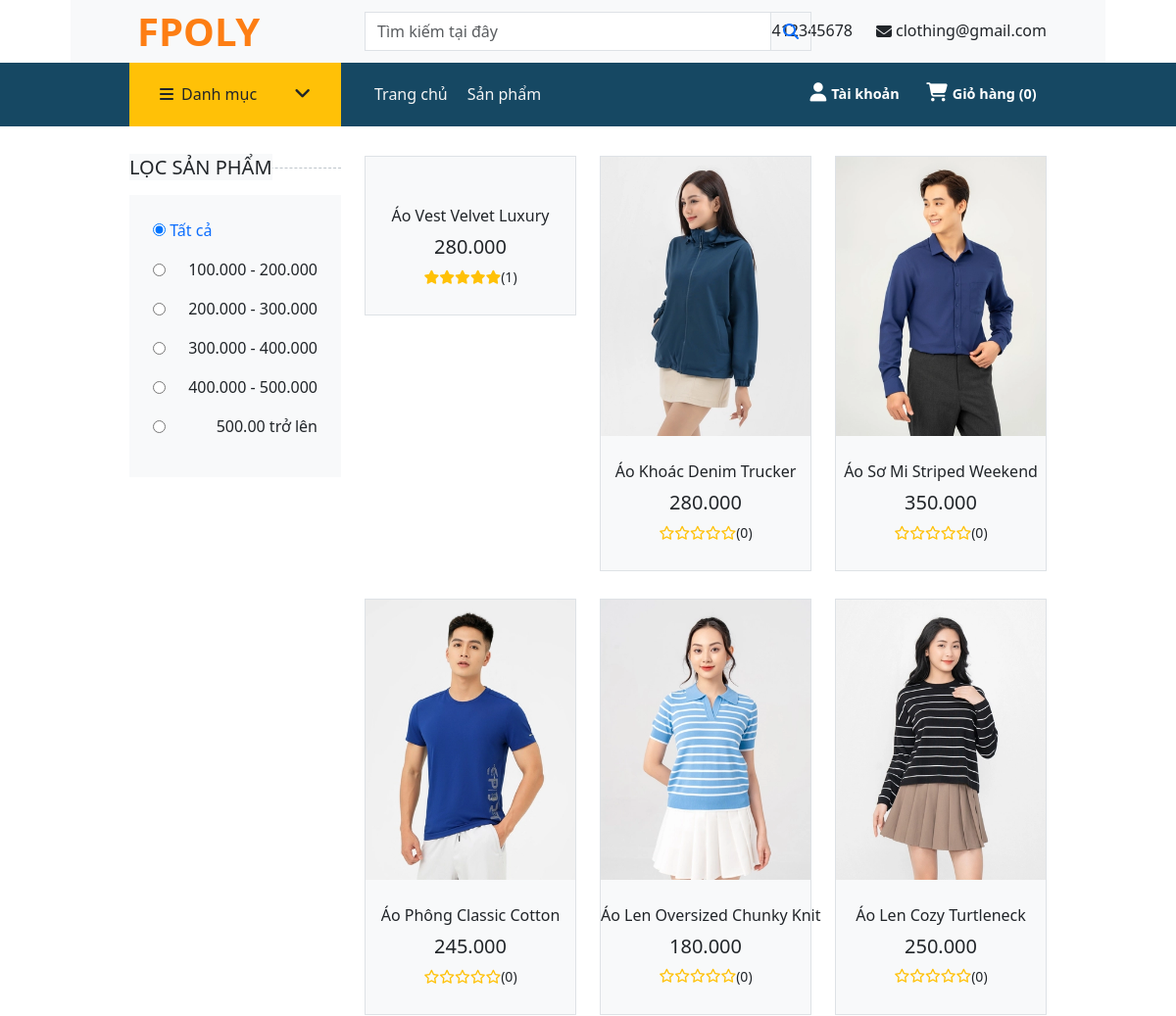
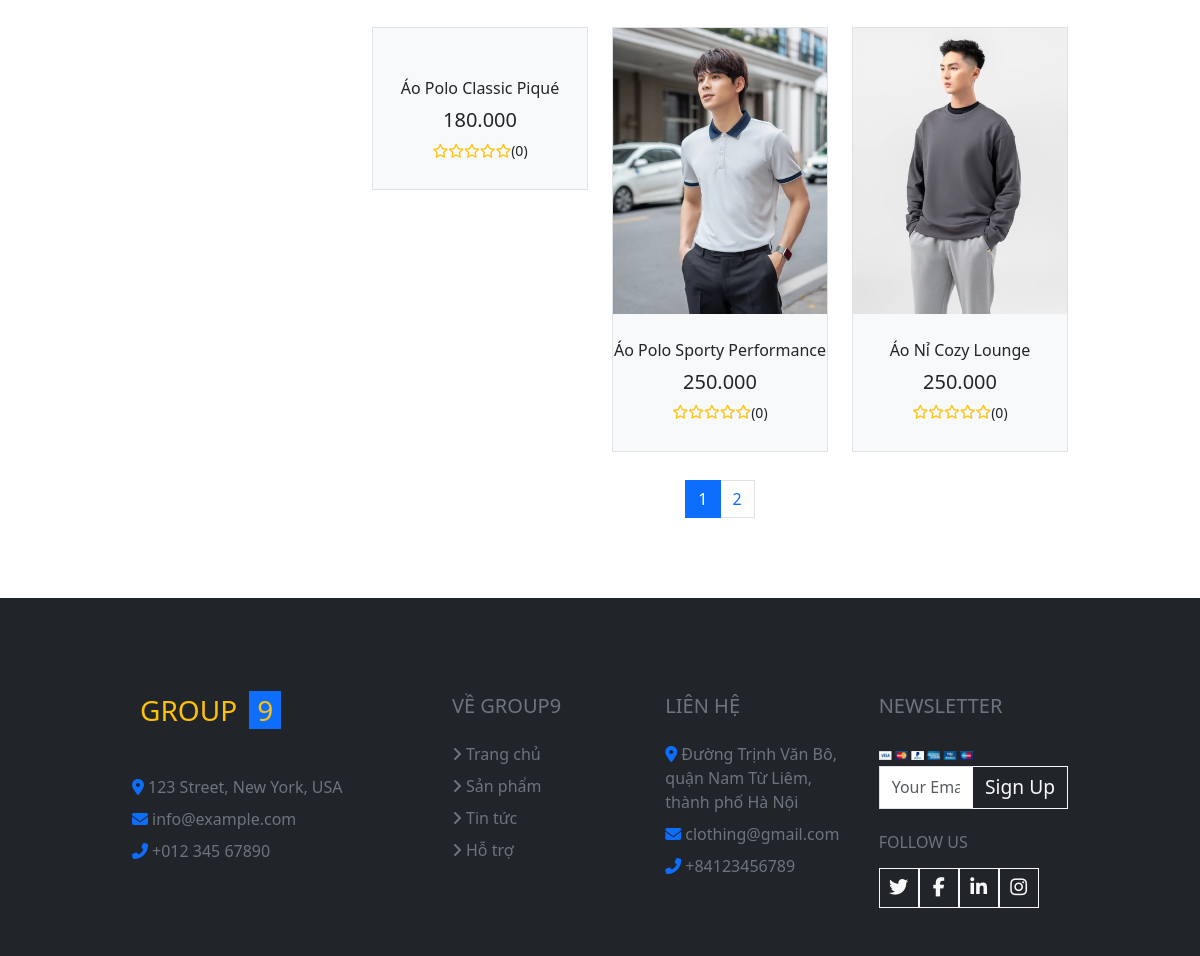
The page /index.php?act=product&page=1 on the database its author committed (2 pictures, top to bottom).
### tables this page shows
CREATE TABLE `products` (
  `product_id` int(11) NOT NULL,
  `product_name` varchar(100) NOT NULL,
  `product_code` varchar(50) NOT NULL,
  `product_image` varchar(100) NOT NULL,
  `price` int(11) NOT NULL,
  `description` text NOT NULL,
  `view` int(11) NOT NULL DEFAULT 0,
  `product_role` int(1) NOT NULL DEFAULT 0,
  `category_id` int(11) NOT NULL
);

### model/pdo.php (called while the page is built, shortened)
<?php
function pdo_get_connection(){
    $servername = "localhost";
    $username = "root";
    $password = "";
    try {
        $conn = new PDO("mysql:host=$servername;dbname=nhom9_duan1", $username, $password);
        $conn->setAttribute(PDO::ATTR_ERRMODE, PDO::ERRMODE_EXCEPTION);
        return $conn;
    } catch(PDOException $e) {
        echo "Connection failed: " . $e->getMessage();
    }
}
function pdo_query($sql){
    $sql_args=array_slice(func_get_args(),1);
    try{
        $conn=pdo_get_connection();
        $stmt=$conn->prepare($sql);
        $stmt->execute($sql_args);
        $rows=$stmt->fetchAll();
        return $rows;
    }
    catch(PDOException $e){
        throw $e;
    }
    finally{
        unset($conn);
    }
}
function pdo_query_one($sql){
    $sql_args=array_slice(func_get_args(),1);
    try{
        $conn=pdo_get_connection();
        $stmt=$conn->prepare($sql);
        $stmt->execute($sql_args);
        $row=$stmt->fetch(PDO::FETCH_ASSOC);
        return $row;
    }
    catch(PDOException $e){
        throw $e;
    }
    finally{
        unset($conn);
    }
}
?>

### model/product.php (called while the page is built, shortened)
<?php
function listProduct($category_id = 0, $keyword = "", $trang = 0)
{
    $sql = "SELECT * FROM products
    Left join categories ON categories.category_id = products.category_id
    LEFT JOIN variants ON variants.product_code = products.product_code
    WHERE products.product_role = 0 AND variants.quantity_variants > 0";
    $sql .= " GROUP BY products.product_code ORDER BY product_id DESC limit " . 0 + 9 * $trang . "," . 9 + 9 * $trang;
    return pdo_query($sql);
}
function countproduct()
{
    $sql = "SELECT COUNT(*) / 9 as `page` FROM products ";
    return pdo_query_one($sql);
}

### model/comment.php (called while the page is built, shortened)
<?php
function select_avg_rate($product_id){
    $sql = "SELECT AVG(comments.star) as avg_star, COUNT(comments.star) as total_star
    FROM comments
    WHERE product_id = '$product_id' AND star > 0
    GROUP BY product_id";
    return pdo_query_one($sql);
}

### global.php (called while the page is built)
<?php
$dirt = 'image/';
$url = "$_SERVER[REQUEST_URI]";

### view/product.php (the view, shortened to what this page needs)
<div class="container-fluid">
    <div class="row px-xl-5">
        <div class="col-lg-3 col-md-4">
            <h5 class="section-title position-relative text-uppercase mb-3"><span class="bg-light pr-3 text-center">Lọc sản phẩm</span></h5>
            <div class="bg-light p-4 mb-30">
                <form>
                    <div class="custom-control custom-checkbox d-flex align-items-center justify-content-between mb-3">
                        <a href="index.php?act=product&page=1" >
                            <input type="radio" class="custom-control-input" id="price-0" value="0" name="price" checked>
                            <label class="custom-control-label" for="price-0">Tất cả</label>
                        </a>
                    </div>
                    <div class="custom-control custom-checkbox d-flex align-items-center justify-content-between mb-3">
                        <input type="radio" class="custom-control-input" id="price-1" value="1" onclick="chon_btn_gia(1)" name="price">
                        <label class="custom-control-label" for="price-1" onclick="chon_btn_gia(1)">100.000 - 200.000</label>
                    </div>
                    <div class="custom-control custom-checkbox d-flex align-items-center justify-content-between mb-3">
                        <input type="radio" class="custom-control-input" id="price-2" value="2" onclick="chon_btn_gia(2)" name="price">
                        <label class="custom-control-label" for="price-2" onclick="chon_btn_gia(2)">200.000 - 300.000</label>
                    </div>
                    <div class="custom-control custom-checkbox d-flex align-items-center justify-content-between mb-3">
                        <input type="radio" class="custom-control-input" id="price-3" value="3" onclick="chon_btn_gia(3)" name="price">
                        <label class="custom-control-label" for="price-3" onclick="chon_btn_gia(3)">300.000 - 400.000</label>
                    </div>
                    <div class="custom-control custom-checkbox d-flex align-items-center justify-content-between mb-3">
                        <input type="radio" class="custom-control-input" id="price-4" value="4" onclick="chon_btn_gia(4)" name="price">
                        <label class="custom-control-label" for="price-4" onclick="chon_btn_gia(4)">400.000 - 500.000</label>
                    </div>
                    <div class="custom-control custom-checkbox d-flex align-items-center justify-content-between mb-3">
                        <input type="radio" class="custom-control-input" id="price-5" value="5" onclick="chon_btn_gia(5)" name="price">
                        <label class="custom-control-label" for="price-5" onclick="chon_btn_gia(5)">500.00 trở lên</label>
                    </div>
                </form>
            </div>
        </div>
        <div class="col-lg-9 col-md-8 listproduct">
            <div class="row pb-3">
                <?php foreach ($listProduct as $product) {
                    extract($product);
                    $rate = select_avg_rate($product_id);
                    if (!empty($rate['avg_star']) && !empty($rate['total_star'])) {
                        $avg_star = $rate['avg_star'];
                        $total_star = $rate['total_star'];
                    } else {
                        $avg_star = 0;
                        $total_star = 0;
                    }
                ?>
                    <div class="col-lg-4 col-md-6 col-sm-6 pb-1">
                        <div class="product-item bg-light mb-4 border">
                            <div class="product-img position-relative overflow-hidden">
                                <img class="img-fluid w-100" src="<?= $dirt . $product_image ?>" alt="">
                                <div class="product-action">
                                </div>
                            </div>
                            <div class="text-center py-4">
                                <a class="h6 text-decoration-none text-truncate" href="index.php?act=detailProduct&product_id=<?= $product_id ?>&product_code=<?= $product_code ?>"><?= $product_name ?></a>
                                <div class="d-flex align-items-center justify-content-center mt-2">
                                    <h5><?= number_format($price, 0, ',', '.'); ?></h5>
                                </div>
                                <div class="d-flex align-items-center justify-content-center mb-1">
                                    <?php if ($avg_star < 1) { ?>
                                        <small class="far fa-star text-warning mr-1"></small>
                                        <small class="far fa-star text-warning mr-1"></small>
                                        <small class="far fa-star text-warning mr-1"></small>
                                        <small class="far fa-star text-warning mr-1"></small>
                                        <small class="far fa-star text-warning mr-1"></small>
                                    <?php } else { ?>
                                        <small class="fa fa-star text-warning mr-1"></small>
                                        <small class="fa fa-star text-warning mr-1"></small>
                                        <small class="fa fa-star text-warning mr-1"></small>
                                        <small class="fa fa-star text-warning mr-1"></small>
                                        <small class="fa fa-star text-warning mr-1"></small>
                                    <?php } ?>
                                    <small>(<?= $total_star ?>)</small>
                                </div>
                            </div>
                        </div>
                    </div>
                <?php } ?>
                <div class="col-12">
                    <nav>
                        <ul class="pagination justify-content-center">
                            <?php for ($index = 1; $index <= ($page + 1); $index++) {
                                if (isset($_GET['page'])) {
                                    if ($_GET['page'] == $index) { ?>
                                        <li class="page-item active"><a class="page-link" href="<?= $url . '&page=' . $index ?>"><?= $index ?></a></li>
                                    <?php } else { ?>
                                        <li class="page-item"><a class="page-link" href="<?= $url . '&page=' . $index ?>"><?= $index ?></a></li>
                            <?php  }
                                }
                            } ?>
                        </ul>
                    </nav>
                </div>
            </div>
        </div>
    </div>
</div>

### rows shown on the page
products: product_name "Áo Vest Velvet Luxury", price "280.000", total_star "1"
products: product_image (picture), product_name "Áo Khoác Denim Trucker", price "280.000", total_star "0"
products: product_image (picture), product_name "Áo Sơ Mi Striped Weekend", price "350.000", total_star "0"
products: product_image (picture), product_name "Áo Phông Classic Cotton", price "245.000", total_star "0"
products: product_image (picture), product_name "Áo Len Oversized Chunky Knit", price "180.000", total_star "0"
products: product_image (picture), product_name "Áo Len Cozy Turtleneck", price "250.000", total_star "0"
products: product_name "Áo Polo Classic Piqué", price "180.000", total_star "0"
products: product_image (picture), product_name "Áo Polo Sporty Performance", price "250.000", total_star "0"
products: product_image (picture), product_name "Áo Nỉ Cozy Lounge", price "250.000", total_star "0"

### other values the page prints
$count_cart "0"
